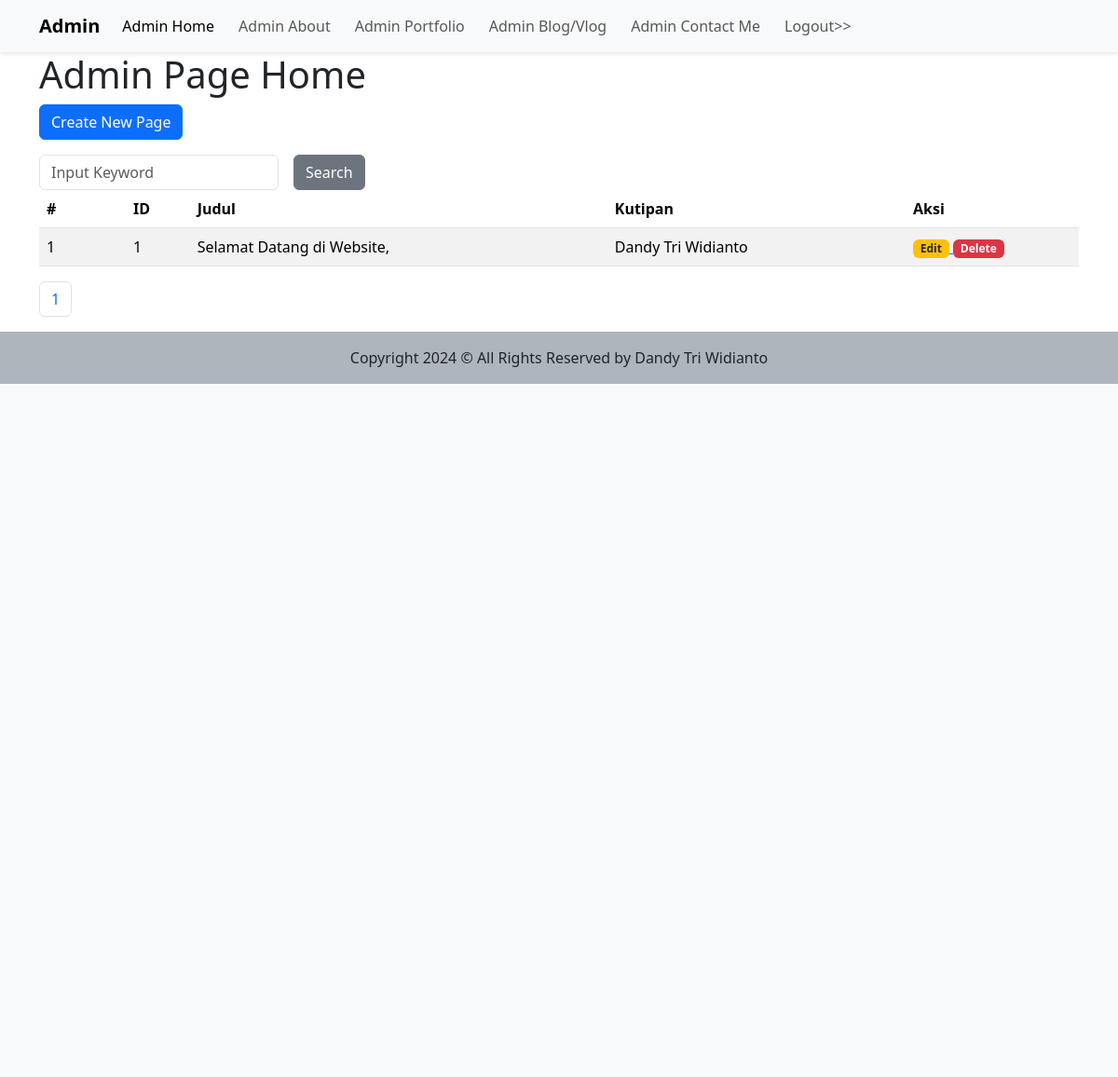
Screenshot of /admin/dashboard.php with the database file from the repository.
### tables this page shows
CREATE TABLE `dashboard` (
  `id` int(11) NOT NULL,
  `title` varchar(255) NOT NULL,
  `quote` varchar(255) NOT NULL,
  `description` text NOT NULL,
  `date_of_contents` timestamp NOT NULL DEFAULT current_timestamp() ON UPDATE current_timestamp()
);

### admin/dashboard.php (the view, shortened to what this page needs)
<?php include("include_header.php") ?>
<?php
$per_page = 2;
$keyword = (isset($_GET['keyword'])) ? $_GET['keyword'] : "";
?>
<h1>Admin Page Home</h1>
<p>
    <a href="dashboard_input.php">
        <input type="button" class="btn btn-primary" value="Create New Page">
    </a>
</p>
<section class="flex-grow-1">
    <form action="" class="row g-3" method="get">
        <div class="col-auto">
            <input type="text" class="form-control" placeholder="Input Keyword" name="keyword" value="<?php echo $keyword ?>">
        </div>
        <div class="col-auto">
            <input type="submit" name="search" value="Search" class="btn btn-secondary">
        </div>
    </form>
    <table class="table table-striped">
        <thead>
            <tr>
                <th class="col-1">#</th>
                <th>ID</th>
                <th>Judul</th>
                <th>Kutipan</th>
                <th class="col-2">Aksi</th>
            </tr>
        </thead>
        <tbody>
            <?php
            $sqlAdding = "";
            $sql1   = "SELECT * FROM dashboard $sqlAdding";
            $page = isset($_GET['page'])?(int)$_GET['page']:1;
            $start = ($page > 1) ? ($page * $per_page) - $per_page : 0;
            $q1 = mysqli_query($connect, $sql1);
            $total = mysqli_num_rows($q1);
            $pages = ceil($total / $per_page);
            $no = $start + 1;
            $sql1 = $sql1. " ORDER BY id DESC LIMIT $start, $per_page";
            $q1   = mysqli_query($connect, $sql1);
            while ($r1 = mysqli_fetch_array($q1)) {
            ?>
                <tr>
                    <td><?php echo $no++ ?></td>
                    <td><?php echo $r1['id'] ?></td>
                    <td><?php echo $r1['title'] ?></td>
                    <td><?php echo $r1['quote'] ?></td>
                    <td>
                        <a href="dashboard_input.php?id=<?php echo $r1['id']?>">
                            <span class="badge bg-warning text-dark">Edit</span>
                        </a>
                        <a href="dashboard.php?op=delete&id=<?php echo $r1['id'] ?>" onclick="return confirm('Apakah yakin ingin menghapus data?')">
                            <span class="badge bg-danger">Delete</span>
                        </a>
                    </td>
                </tr>
            <?php
            }
            ?>
        </tbody>
    </table>
    <nav aria-label="Page navigation example" class="">
            <ul class="pagination">
                <?php
                $search = (isset($_GET['search']))?$_GET['search']: "";
                for($i = 1; $i <= $pages; $i++) {
                    ?>
                    <li class="page-item">
                        <a class="page-link" href="dashboard.php?keyword=<?php echo $keyword ?> &search=<?php echo $search?> &page=<?php echo $i?> "><?php echo $i ?></a>
                    </li>
                    <?php
                }
                ?>
            </ul>
    </nav>
</section>
<?php include("include_footer.php") ?>

### rows the page displays
dashboard: id "1", title "Selamat Datang di Website,", quote "Dandy Tri Widianto"
